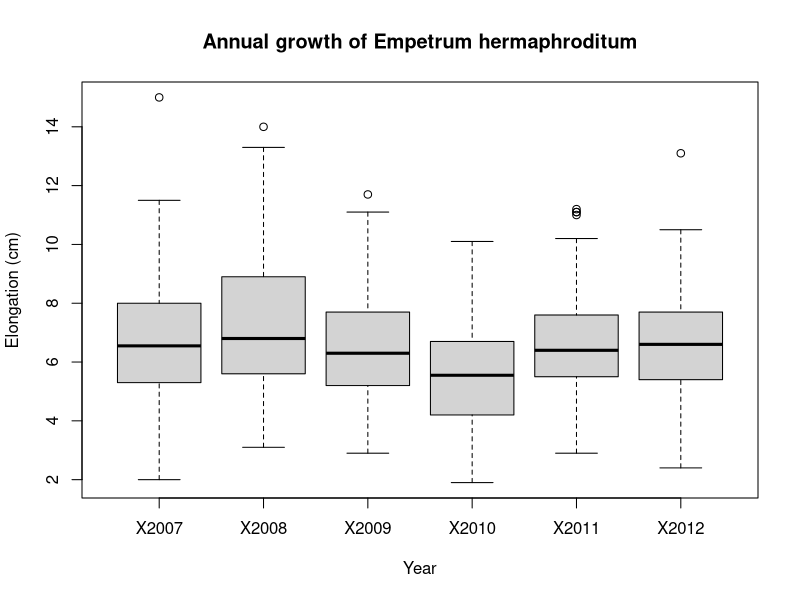
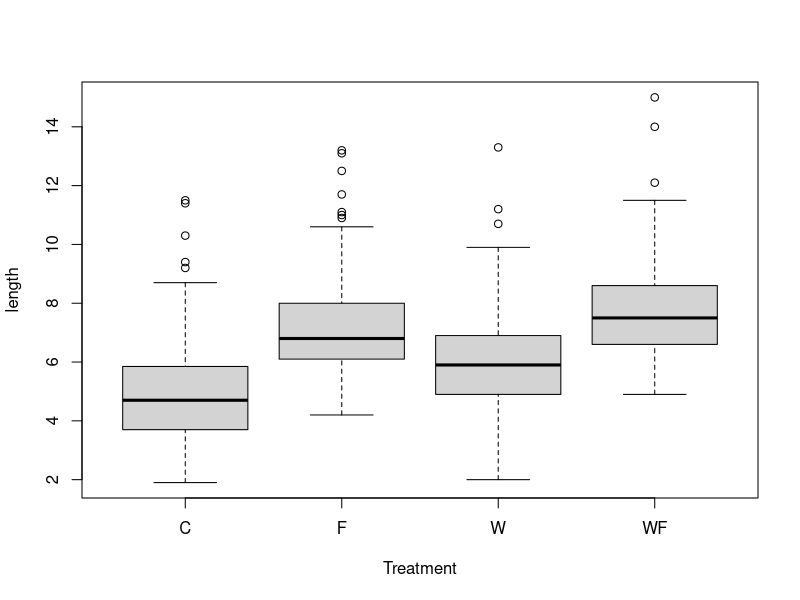
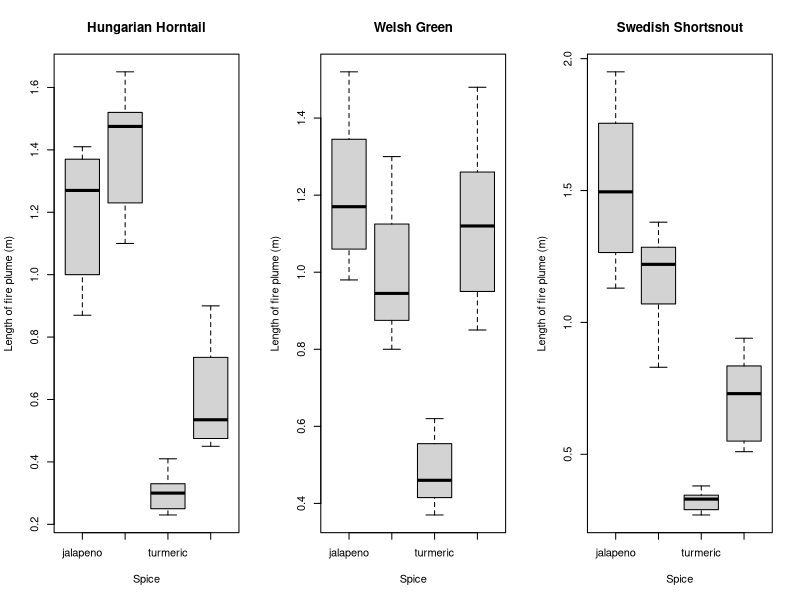
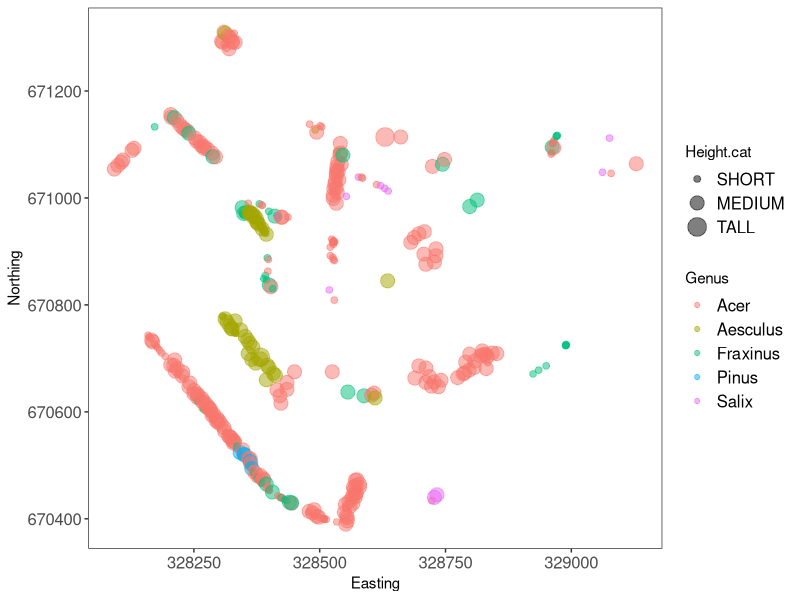
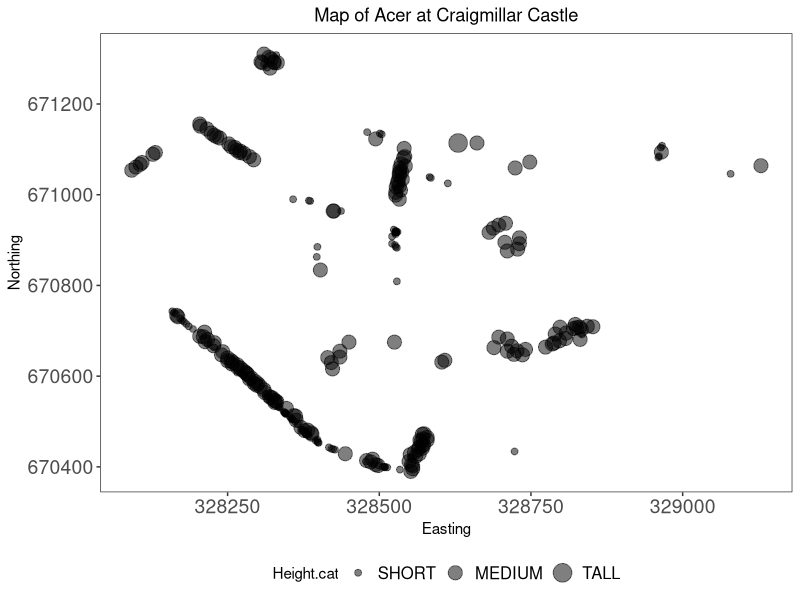
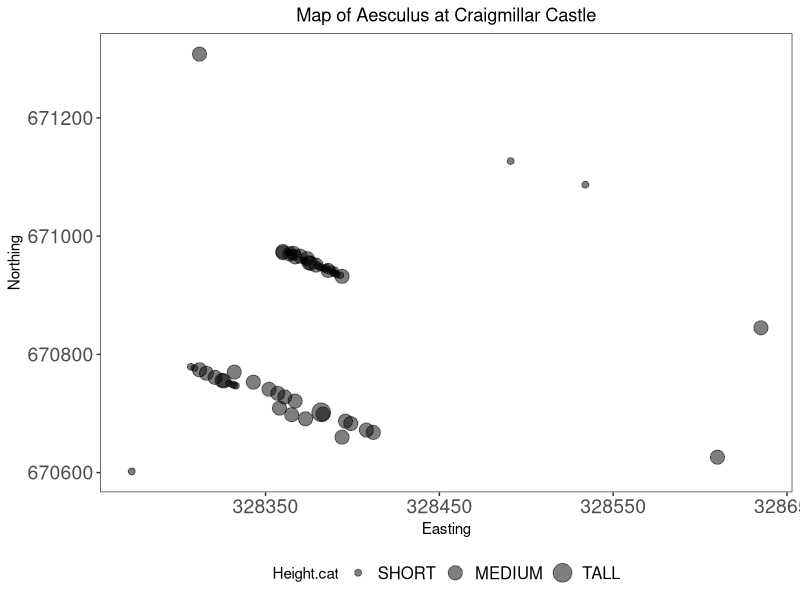
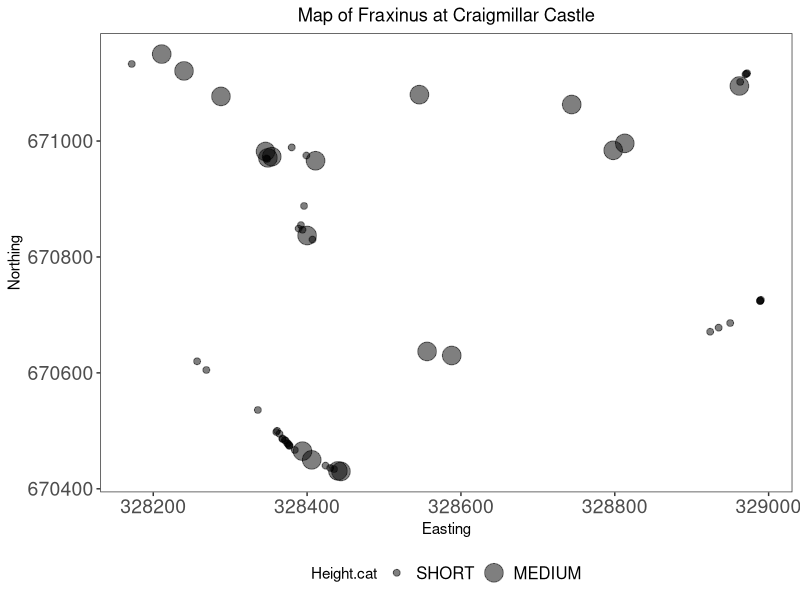
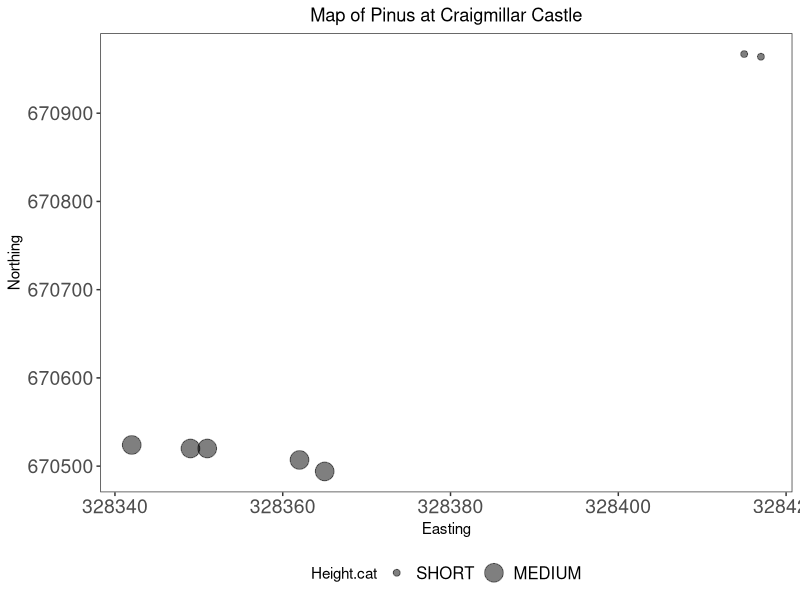

The R source for these figures, in order: (Note: this script raises an error after producing the figures.)
##%#########################################################################%##
#                                                                             #
#                         Coding club W4 (11.10.2023)                         #
#                                                                             #
##%#########################################################################%##

#WD
setwd("~/") #erases previously set WDs
setwd("Personal repo - zmancekpali/Coding Club/Week 4 - Data Wrangling") #sets a new one
getwd() #check that it's worked

#Libraries
library(dplyr)
library(ggplot2)
library(tidyr)

#Data
elongation <- read.csv("Data/EmpetrumElongation.csv", header = TRUE) 
treatments <- read.csv("Data/EmpetrumTreatments.csv", header = TRUE, sep = ";")
dragons <- read.csv("Data/dragons.csv", header = TRUE)
trees <- read.csv("Data/trees.csv", header = TRUE)

#Data manipulation (https://ourcodingclub.github.io/tutorials/data-manip-intro/) 
#Inspecting the data ----
head(elongation) #first few lines
head(treatments)
str(elongation) #types of variables

elongation$Indiv #gives all "indiv" variables from the data set
length(unique(elongation$Indiv)) #gives the number of distinct indiv values

elongation[2,5] #gives the value from the second row and fifth column
elongation[6,] #gives all values for the sixth row
elongation[6, ]$Indiv #gives the indiv value for the observation in the sixth row
elongation[elongation$Indiv == 603, ] #gives the values for individual 603

#Sub-setting with one condition
elongation[elongation$Zone < 4, ] #gives only the data for zones 2-3
elongation[elongation$Zone <= 4, ] #gives only the data for zones 2-3-4
elongation[!elongation$Zone >= 5, ]   #the ! means exclude; gives only the data the data for zones 2-3-4 

#Sub-setting with two conditions
elongation[elongation$Zone == 2 | elongation$Zone == 7, ] #gives only data for zones 2 and 7
elongation[elongation$Zone == 2 & elongation$Indiv %in% c(300:400), ] #gives data for shrubs in zone 2 whose ID numbers are between 300 and 400

#Sequences and repetitions
seq(300, 350, 10) #sequence from 300 to 350 by 10
rep(c(1, 2), 5) #repeats "1 2" five times

#Changing the object
elong2 <- elongation
names(elong2) #gives the names of the columns of elong2
names(elong2)[1] <- "zone" #changes Zone to zone (the first element of the names vector)
names(elong2)[2] <- "ID" #changes Indiv to ID (the second element of the names vector)

#To change a particular data point in the data set
#Suppose you want to change the value 5.1 for individual 373 in year 2008 to 5.7
elong2[1,4] <- 5.7 #if you know the row and column
elong2[elong2$ID == 373, ]$X2008 <- 5.7 #or if you know the value you want to change

#Creating a factor
str(elong2)
elong2$zone <- as.factor(elong2$zone) 

#Levels 
levels(elong2$zone) #shows the different factor levels
levels(elong2$zone) <- c("A", "B", "C", "D", "E", "F") #changes the factor levels to A-F


#Tidying the data ----
#To Wide/Long formats:
elongation_long <- gather(elongation, Year, Length, #gathers these columns in this order
                          c(X2007, X2008, X2009, X2010, X2011, X2012)) #specifying which columns
elongation_long2 <- gather(elongation, Year, Length, c(3:8))
elongation_wide <- spread(elongation_long, Year, Length) #this does the opposite (from long to wide format)

#Boxplot
boxplot(Length ~ Year, data = elongation_long,
        xlab = "Year", 
        ylab = "Elongation (cm)",
        main = "Annual growth of Empetrum hermaphroditum")

#Rename
elongation_long <- rename(elongation_long, zone = Zone, indiv = Indiv, year = Year, length = Length) #renamed = old name

#Filter
elong_subset <- filter(elongation_long, zone %in% c(2, 3), year %in% c("X2009", "X2010", "X2011")) #filters for zones 2 and 3 and years 2009-2011

#Removing a column
elong_no.zone <- dplyr::select(elongation_long, indiv, year, length)
elong_no.zone <- dplyr::select(elongation_long, -zone) #the minus sign removes the column; does the same as above

#Rename and reorder
elong_no.zone <- dplyr::select(elongation_long, Year = year, Shrub.ID = indiv, Growth = length)

#Mutate
elong_total <- mutate(elongation, total.growth = X2007 + X2008 + X2009 + X2010 + X2011 + X2012)

#Group by
elong_grouped <- group_by(elongation_long, indiv)

#Summarise
summary1 <- summarise(elongation_long, total.growth = sum(length))
summary2 <- summarise(elong_grouped, total.growth = sum(length))
summary3 <- summarise(elong_grouped, total.growth = sum(length),
                                     mean.growth = mean(length),
                                     sd.growth = sd(length))

#Join dataframes by ID code. The column names are spelled differently, so we need to tell the function which columns match
experiment <- left_join(elongation_long, treatments, by = c("indiv" = "Indiv", "zone" = "Zone"))
experiment2 <- merge(elongation_long, treatments, by.x = c("zone", "indiv"), by.y = c("Zone", "Indiv"))  #in the case that the columns have the same names

#Boxplot
boxplot(length ~ Treatment, data = experiment)

#Challenge ----
dragons <- rename(dragons, turmeric = paprika) #renaming
dragons.2 <- mutate(dragons, tabasco = ifelse(species == 'hungarian_horntail', tabasco - 30, tabasco))
#This overwrites tabasco via: if the species is Hungarian Horntail, deduct 30 from the values in the (original) 
#tabasco column; if the species is NOT horntail (i.e. all other species), write the original values.

dragons_long <- gather(dragons, key = 'spice', value = 'plume', c('tabasco', 'jalapeno', 'wasabi', 'turmeric'))
dragons_long <- mutate(dragons_long, plume.m = plume/100) #from cm to m

horntail <- filter(dragons_long, species == 'hungarian_horntail') 
green <- filter(dragons_long, species == 'welsh_green')
shortsnout <- filter(dragons_long, species == 'swedish_shortsnout')

par(mfrow=c(1, 3)) 
boxplot(plume.m ~ spice, data = horntail,
        xlab = 'Spice', ylab = 'Length of fire plume (m)',
        main = 'Hungarian Horntail')


boxplot(plume.m ~ spice, data = green,
        xlab = 'Spice', ylab = 'Length of fire plume (m)',
        main = 'Welsh Green')


boxplot(plume.m ~ spice, data = shortsnout,
        xlab = 'Spice', ylab = 'Length of fire plume (m)',
        main = 'Swedish Shortsnout')





#Efficient data manipulation (https://ourcodingclub.github.io/tutorials/data-manip-efficient/)
#Dplyr and tidyr----
#Grouping, summarising, tallying, filtering via dplyr:
trees.subset <- trees %>%
                filter(CommonName %in% c('Common Ash', 'Rowan', 'Scots Pine')) %>%
                group_by(CommonName, AgeGroup) %>%
                tally()

#Summarise all
summ.all <- summarise_all(trees, mean)

#Case_when
vector <- c(4, 13, 15, 6) 
ifelse(vector < 10, "A", "B")
vector2 <- c("What am I?", "A", "B", "C", "D")
case_when(vector2 == "What am I?" ~ "I am the walrus",
          vector2 %in% c("A", "B") ~ "goo",
          vector2 == "C" ~ "ga",
          vector2 == "D" ~ "joob")

#Changing species names
unique(trees$LatinName)
trees.genus <- trees %>%
  mutate(Genus = case_when(   
    grepl("Acer", LatinName) ~ "Acer",
    grepl("Fraxinus", LatinName) ~ "Fraxinus",
    grepl("Sorbus", LatinName) ~ "Sorbus",
    grepl("Betula", LatinName) ~ "Betula",
    grepl("Populus", LatinName) ~ "Populus",
    grepl("Laburnum", LatinName) ~ "Laburnum",
    grepl("Aesculus", LatinName) ~ "Aesculus",
    grepl("Fagus", LatinName) ~ "Fagus",
    grepl("Prunus", LatinName) ~ "Prunus",
    grepl("Pinus", LatinName) ~ "Pinus",
    grepl("Sambucus", LatinName) ~ "Sambucus",
    grepl("Crataegus", LatinName) ~ "Crataegus",
    grepl("Ilex", LatinName) ~ "Ilex",
    grepl("Quercus", LatinName) ~ "Quercus",
    grepl("Larix", LatinName) ~ "Larix",
    grepl("Salix", LatinName) ~ "Salix",
    grepl("Alnus", LatinName) ~ "Alnus")
  )

trees.genus.2 <- trees %>%
                 tidyr::separate(LatinName, c("Genus", "Species"), sep = " ", remove = FALSE) %>%  
                 dplyr::select(-Species)

trees.genus <- trees.genus %>% 
               mutate(Height.cat = case_when(Height %in% c("Up to 5 meters", "5 to 10 meters") ~ "Short",
                                 Height %in% c("10 to 15 meters", "15 to 20 meters") ~ "Medium",
                                 Height == "20 to 25 meters" ~ "Tall"))

#Reordering
levels(trees.genus$Height.cat)
trees.genus$Height.cat <- factor(trees.genus$Height.cat,
                                 levels = c('Short', 'Medium', 'Tall'), 
                                 labels = c('SHORT', 'MEDIUM', 'TALL'))  
levels(trees.genus$Height.cat)

#ggplot
trees.five <- trees.genus %>%
  filter(Genus %in% c("Acer", "Fraxinus", "Salix", "Aesculus", "Pinus"))
(map.all <- ggplot(trees.five) +
    geom_point(aes(x = Easting, y = Northing, size = Height.cat, colour = Genus), alpha = 0.5) +
    theme_bw() +
    theme(panel.grid = element_blank(),
          axis.text = element_text(size = 12),
          legend.text = element_text(size = 12)))

tree.plots <-  
  trees.five  %>%      # the data frame
  group_by(Genus) %>%  # grouping by genus
  do(plots =           # the plotting call within the do function
       ggplot(data = .) +
       geom_point(aes(x = Easting, y = Northing, size = Height.cat), alpha = 0.5) +
       labs(title = paste("Map of", .$Genus, "at Craigmillar Castle", sep = " ")) +
       theme_bw() +
       theme(panel.grid = element_blank(),
             axis.text = element_text(size = 14),
             legend.text = element_text(size = 12),
             plot.title = element_text(hjust = 0.5),
             legend.position = "bottom"))

# You can view the graphs before saving them
tree.plots$plots
tree.plots %>%  
  do(.,
     ggsave(.$plots, filename = paste(getwd(), "/", "map-", .$Genus, ".png", sep = ""), 
            device = "png", height = 12, width = 16, units = "cm", path = "Plots"))

#Challenge
lon <- (max(trees.genus$Easting) - min(trees.genus$Easting))/2 + min(trees.genus$Easting)
lat <- (max(trees.genus$Northing) - min(trees.genus$Northing))/2 + min(trees.genus$Northing)
trees.genus <- trees.genus %>%
  mutate(Quadrant = case_when(
    Easting < lon & Northing > lat ~ 'NW',
    Easting < lon & Northing < lat ~ 'SW',
    Easting > lon & Northing > lat ~ 'NE',
    Easting > lon & Northing < lat ~ 'SE'))

ggplot(trees.genus) +
  geom_point(aes(x = Easting, y = Northing, colour = Quadrant)) +
  theme_bw()

#To remove the NA
trees.genus <- trees.genus %>%
  mutate(Quadrant = case_when(
    Easting <= lon & Northing > lat ~ 'NW',  #using inferior OR EQUAL ensures that no point is forgotten
    Easting <= lon & Northing < lat ~ 'SW',
    Easting > lon & Northing > lat ~ 'NE',
    Easting > lon & Northing < lat ~ 'SE'))

#Richness
sp.richness <- trees.genus %>%
  group_by(Quadrant) %>%
  summarise(richness = length(unique(LatinName)))

#Acer proportion
acer.percent <- trees.genus %>%
  group_by(Quadrant, Genus) %>%
  tally() %>%                      
  group_by(Quadrant) %>%           
  mutate(total = sum(n)) %>%       
  filter(Genus == 'Acer') %>%     
  mutate(percent = n/total) 

ggplot(acer.percent) +
  geom_col(aes(x = Quadrant, y = percent)) +
  labs(x = 'Quadrant', y = 'Proportion of Acer') +
  theme_bw()
